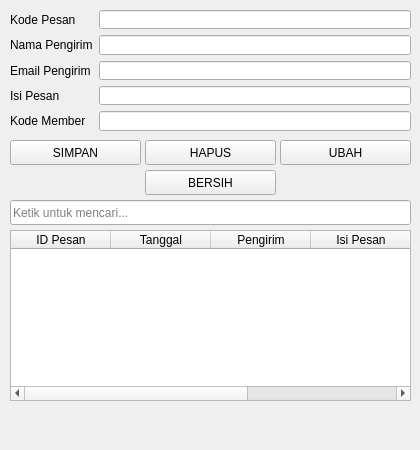
<?xml version="1.0" encoding="UTF-8"?>
<ui version="4.0">
 <class>Form</class>
 <widget class="QWidget" name="Form">
  <property name="geometry">
   <rect>
    <x>0</x>
    <y>0</y>
    <width>420</width>
    <height>450</height>
   </rect>
  </property>
  <property name="windowTitle">
   <string>Data Pesan Inbox</string>
  </property>
  <widget class="QWidget" name="formLayoutWidget">
   <property name="geometry">
    <rect>
     <x>10</x>
     <y>10</y>
     <width>401</width>
     <height>121</height>
    </rect>
   </property>
   <layout class="QFormLayout" name="formLayout">
    <item row="0" column="0">
     <widget class="QLabel" name="labelKdPesan">
      <property name="text">
       <string>Kode Pesan</string>
      </property>
     </widget>
    </item>
    <item row="0" column="1">
     <widget class="QLineEdit" name="editKdPesan"/>
    </item>
    <item row="1" column="0">
     <widget class="QLabel" name="labelNmPengirim">
      <property name="text">
       <string>Nama Pengirim</string>
      </property>
     </widget>
    </item>
    <item row="1" column="1">
     <widget class="QLineEdit" name="editNmPengirim"/>
    </item>
    <item row="2" column="0">
     <widget class="QLabel" name="labelEmailPengirim">
      <property name="text">
       <string>Email Pengirim</string>
      </property>
     </widget>
    </item>
    <item row="2" column="1">
     <widget class="QLineEdit" name="editEmailPengirim"/>
    </item>
    <item row="3" column="0">
     <widget class="QLabel" name="labelIsiPesan">
      <property name="text">
       <string>Isi Pesan</string>
      </property>
     </widget>
    </item>
    <item row="3" column="1">
     <widget class="QLineEdit" name="editIsiPesan"/>
    </item>
    <item row="4" column="0">
     <widget class="QLabel" name="labelKdMember">
      <property name="text">
       <string>Kode Member</string>
      </property>
     </widget>
    </item>
    <item row="4" column="1">
     <widget class="QLineEdit" name="editKdMember"/>
    </item>
   </layout>
  </widget>
  <widget class="QPushButton" name="btnSimpan">
   <property name="geometry">
    <rect>
     <x>10</x>
     <y>140</y>
     <width>131</width>
     <height>25</height>
    </rect>
   </property>
   <property name="text">
    <string>SIMPAN</string>
   </property>
  </widget>
  <widget class="QPushButton" name="btnHapus">
   <property name="geometry">
    <rect>
     <x>145</x>
     <y>140</y>
     <width>131</width>
     <height>25</height>
    </rect>
   </property>
   <property name="text">
    <string>HAPUS</string>
   </property>
  </widget>
  <widget class="QPushButton" name="btnUbah">
   <property name="geometry">
    <rect>
     <x>280</x>
     <y>140</y>
     <width>131</width>
     <height>25</height>
    </rect>
   </property>
   <property name="text">
    <string>UBAH</string>
   </property>
  </widget>
  <widget class="QPushButton" name="btnBersih">
   <property name="geometry">
    <rect>
     <x>145</x>
     <y>170</y>
     <width>131</width>
     <height>25</height>
    </rect>
   </property>
   <property name="text">
    <string>BERSIH</string>
   </property>
  </widget>
  <widget class="QLineEdit" name="editCari">
   <property name="geometry">
    <rect>
     <x>10</x>
     <y>200</y>
     <width>401</width>
     <height>25</height>
    </rect>
   </property>
   <property name="placeholderText">
    <string>Ketik untuk mencari...</string>
   </property>
  </widget>
  <widget class="QTableWidget" name="tabelPesan">
   <property name="geometry">
    <rect>
     <x>10</x>
     <y>230</y>
     <width>401</width>
     <height>171</height>
    </rect>
   </property>
   <column>
    <property name="text">
     <string>ID Pesan</string>
    </property>
   </column>
   <column>
    <property name="text">
     <string>Tanggal</string>
    </property>
   </column>
   <column>
    <property name="text">
     <string>Pengirim</string>
    </property>
   </column>
   <column>
    <property name="text">
     <string>Isi Pesan</string>
    </property>
   </column>
   <column>
    <property name="text">
     <string>Member</string>
    </property>
   </column>
  </widget>
 </widget>
 <resources/>
 <connections/>
</ui>
